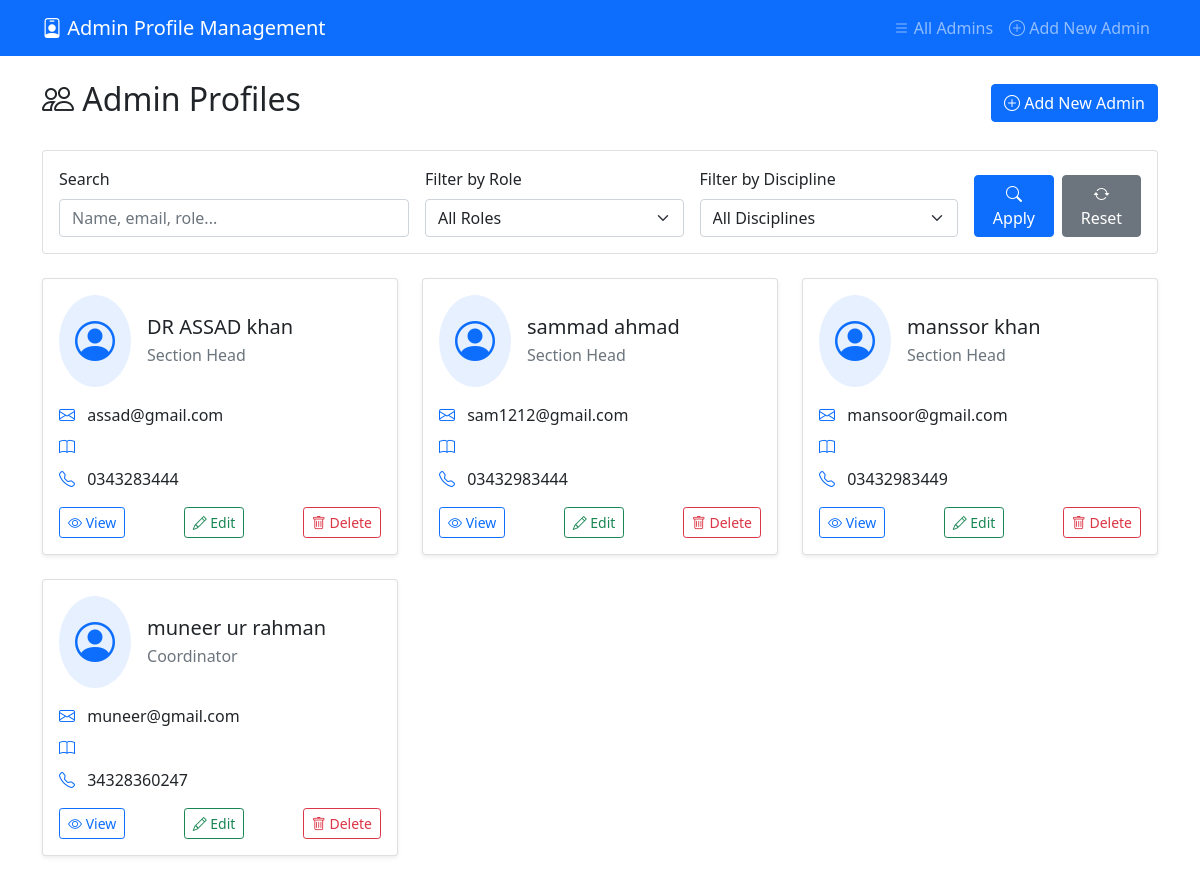
Screenshot of /head (signed in) with the database file from the repository.
### head/models.py (models this page shows, shortened)
class AdminProfile(models.Model):
    first_name = models.CharField(max_length=100)
    last_name = models.CharField(max_length=100)
    father_name = models.CharField(max_length=100)
    contact_number = models.CharField(max_length=15, blank=True, null=True)
    email = models.EmailField(max_length=255, unique=True)
    discipline = models.ForeignKey(Discipline, on_delete=models.SET_NULL, null=True, blank=True)
    role = models.CharField(
        max_length=50,
        choices=[
            ('HOD', 'Head of Department'),
            ('Coordinator', 'Coordinator'),
            ('Section Head', 'Section Head'),
        ],
        default=None
    )
    address = models.TextField(blank=True, null=True)
    created_at = models.DateTimeField(auto_now_add=True)

### head/views.py (the view, shortened to what this page needs)
# urls.py: path('', views.admin_profile_list, name='admin_profile_list'),
@login_required
def admin_profile_list(request):
    admin_profiles = AdminProfile.objects.select_related('discipline').all()
    if request.GET.get('clear_errors'):
        if 'import_errors' in request.session:
            del request.session['import_errors']
    search_query = request.GET.get('search', '')
    role_filter = request.GET.get('role', '')
    if role_filter:
        admin_profiles = admin_profiles.filter(role=role_filter)
    discipline_filter = request.GET.get('discipline', '')
    if discipline_filter:
        admin_profiles = admin_profiles.filter(discipline_id=discipline_filter)
    paginator = Paginator(admin_profiles, 10)
    page_number = request.GET.get('page')
    page_obj = paginator.get_page(page_number)
    disciplines = Discipline.objects.all()
    context = {
        'page_obj': page_obj,
        'search_query': search_query,
        'role_filter': role_filter,
        'discipline_filter': discipline_filter,
        'disciplines': disciplines,
        'role_choices': AdminProfile._meta.get_field('role').choices,
        'import_errors': request.session.get('import_errors', []),
    }
    return render(request, 'admin_profile/admin_profile_list.html', context)

### templates/admin_profile/admin_profile_list.html (shortened to what this page needs)
{% extends 'admin_profile/base.html' %}
{% block content %}
<div class="d-flex justify-content-between align-items-center mb-4">
    <h2><i class="bi bi-people"></i> Admin Profiles</h2>
    <a href="{% url 'admin_profile:admin_profile_create' %}" class="btn btn-primary">
        <i class="bi bi-plus-circle"></i> Add New Admin
    </a>
</div>
<div class="card mb-4">
    <div class="card-body">
        <form method="get" class="row g-3">
            <div class="col-md-4">
                <label for="search" class="form-label">Search</label>
                <input type="text" class="form-control" id="search" name="search"
                       value="{{ search_query }}" placeholder="Name, email, role...">
            </div>
            <div class="col-md-3">
                <label for="role" class="form-label">Filter by Role</label>
                <select class="form-select" id="role" name="role">
                    <option value="">All Roles</option>
                </select>
            </div>
            <div class="col-md-3">
                <label for="discipline" class="form-label">Filter by Discipline</label>
                <select class="form-select" id="discipline" name="discipline">
                    <option value="">All Disciplines</option>
                </select>
            </div>
            <div class="col-md-2 d-flex align-items-end">
                <button type="submit" class="btn btn-primary me-2">
                    <i class="bi bi-search"></i> Apply
                </button>
                <a href="{% url 'admin_profile:admin_profile_list' %}" class="btn btn-secondary">
                    <i class="bi bi-arrow-repeat"></i> Reset
                </a>
            </div>
        </form>
    </div>
</div>
<div class="row">
    {% for profile in page_obj %}
        <div class="col-md-6 col-lg-4 mb-4">
            <div class="card h-100 shadow-sm">
                <div class="card-body">
                    <div class="d-flex align-items-center mb-3">
                        <div class="bg-primary bg-opacity-10 p-3 rounded-circle me-3">
                            <i class="bi bi-person-circle fs-1 text-primary"></i>
                        </div>
                        <div>
                            <h5 class="card-title mb-1">{{ profile.first_name }} {{ profile.last_name }}</h5>
                            <p class="text-muted mb-0">{{ profile.role }}</p>
                        </div>
                    </div>
                    <ul class="list-unstyled">
                        <li class="mb-2">
                            <i class="bi bi-envelope text-primary me-2"></i>
                            {{ profile.email }}
                        </li>
                        {% if profile.discipline %}
                            <li class="mb-2">
                                <i class="bi bi-book text-primary me-2"></i>
                            </li>
                        {% endif %}
                        {% if profile.contact_number %}
                            <li class="mb-2">
                                <i class="bi bi-telephone text-primary me-2"></i>
                                {{ profile.contact_number }}
                            </li>
                        {% endif %}
                    </ul>
                    <div class="d-flex justify-content-between mt-3">
                        <a href="{% url 'admin_profile:admin_profile_detail' profile.pk %}"
                           class="btn btn-sm btn-outline-primary">
                            <i class="bi bi-eye"></i> View
                        </a>
                        <a href="{% url 'admin_profile:admin_profile_update' profile.pk %}"
                           class="btn btn-sm btn-outline-success">
                            <i class="bi bi-pencil"></i> Edit
                        </a>
                        <a href="{% url 'admin_profile:admin_profile_delete' profile.pk %}"
                           class="btn btn-sm btn-outline-danger">
                            <i class="bi bi-trash"></i> Delete
                        </a>
                    </div>
                </div>
            </div>
        </div>
    {% endfor %}
</div>
{% endblock %}

### templates/admin_profile/base.html (shortened to what this page needs)
<!DOCTYPE html>
<html lang="en">
<head>
    <link href="https://cdn.jsdelivr.net/npm/bootstrap@5.1.3/dist/css/bootstrap.min.css" rel="stylesheet">
    <link rel="stylesheet" href="https://cdn.jsdelivr.net/npm/bootstrap-icons@1.8.1/font/bootstrap-icons.css">
</head>
<body>
    <nav class="navbar navbar-expand-lg navbar-dark bg-primary mb-4">
        <div class="container">
            <a class="navbar-brand" href="{% url 'admin_profile:admin_profile_list' %}">
                <i class="bi bi-person-badge"></i> Admin Profile Management
            </a>
            <div class="collapse navbar-collapse" id="navbarNav">
                <ul class="navbar-nav ms-auto">
                    <li class="nav-item">
                        <a class="nav-link" href="{% url 'admin_profile:admin_profile_list' %}">
                            <i class="bi bi-list"></i> All Admins
                        </a>
                    </li>
                    <li class="nav-item">
                        <a class="nav-link" href="{% url 'admin_profile:admin_profile_create' %}">
                            <i class="bi bi-plus-circle"></i> Add New Admin
                        </a>
                    </li>
                </ul>
            </div>
        </div>
    </nav>
    <div class="container">
        {% block content %}{% endblock %}
    </div>
</body>
</html>

### rows the page displays
AdminProfile: first_name "DR ASSAD", last_name "khan", role "Section Head", email "assad@gmail.com", contact_number "0343283444"
AdminProfile: first_name "sammad", last_name "ahmad", role "Section Head", email "sam1212@gmail.com", contact_number "03432983444"
AdminProfile: first_name "manssor", last_name "khan", role "Section Head", email "mansoor@gmail.com", contact_number "03432983449"
AdminProfile: first_name "muneer", last_name "ur rahman", role "Coordinator", email "muneer@gmail.com", contact_number "34328360247"
